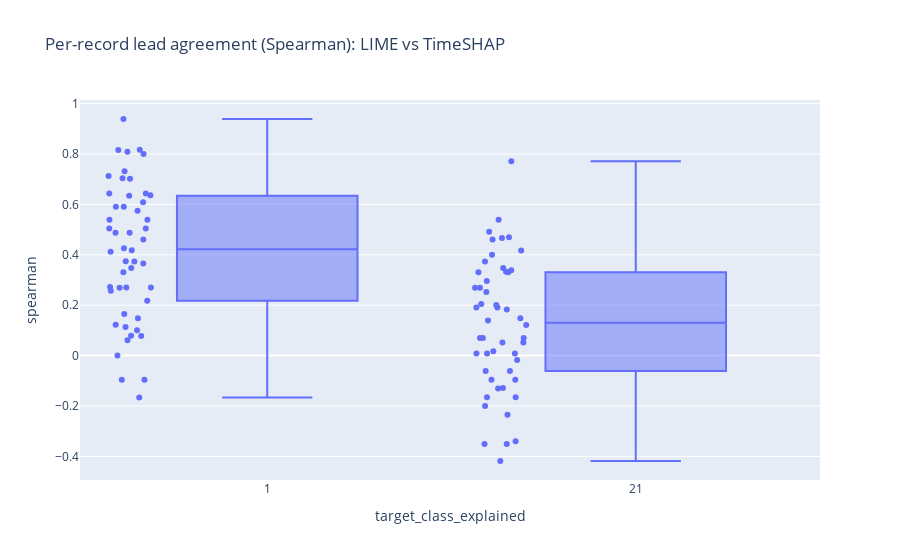

The code cell stored with this chart in its notebook:
### Code cell
from scipy.stats import spearmanr

# pivot to 12-d lead vectors per record+class
df_vec = (
    df_lead.pivot_table(
        index=["val_idx","mat_path","target_class_explained","lead"],
        columns="method",
        values="lead_mass_norm",
        aggfunc="mean",
        fill_value=0.0
    )
    .reset_index()
)

def _spearman_group(g):
    if g["LIME"].nunique() < 2 and g["TimeSHAP"].nunique() < 2:
        return np.nan
    return spearmanr(g["LIME"], g["TimeSHAP"]).correlation

df_spear = (
    df_vec.groupby(["val_idx","mat_path","target_class_explained"], as_index=False)
    .apply(lambda g: pd.Series({"spearman": _spearman_group(g)}), include_groups=False)
)

fig = px.box(
    df_spear.dropna(),
    x="target_class_explained",
    y="spearman",
    points="all",
    title="Per-record lead agreement (Spearman): LIME vs TimeSHAP"
)
fig.show()

### Figure 1 — Plotly figure (JSON) as saved in the notebook; plotly's stock layout.template omitted (floating-point values rounded to 4 significant figures)
{"data": [{"alignmentgroup": "True", "boxpoints": "all", "hovertemplate": "target_class_explained=%{x}<br>spearman=%{y}<extra></extra>", "legendgroup": "", "marker": {"color": "#636efa"}, "name": "", "notched": false, "offsetgroup": "", "orientation": "v", "showlegend": false, "type": "box", "x": ["1", "1", "1", "1", "1", "1", "1", "1", "1", "21", "1", "1", "1", "1", "1", "1", "1", "1", "1", "1", "1", "1", "1", "1", "1", "1", "1", "1", "1", "1", "1", "1", "1", "1", "1", "1", "1", "1", "1", "1", "21", "1", "1", "1", "1", "1", "21", "21", "21", "21", "21", "21", "21", "1", "21", "21", "21", "1", "21", "21", "21", "1", "21", "21", "21", "21", "21", "21", "21", "21", "1", "21", "21", "21", "21", "21", "21", "21", "21", "21", "21", "21", "21", "21", "21", "1", "21", "21", "21", "21", "21", "21", "21", "21", "1", "21", "21", "21", "21", "21"], "x0": " ", "xaxis": "x", "y": [0.8174, -0.09565, -0.1667, 0.0, 0.2702, 0.4123, 0.8087, 0.488, 0.7043, 0.3304, 0.4609, -0.09565, 0.5913, 0.6348, 0.1133, 0.5391, 0.1478, 0.5752, 0.061, 0.3747, 0.2174, 0.07826, 0.5913, 0.1002, 0.1228, 0.8, 0.07895, 0.3652, 0.6087, 0.488, 0.3478, 0.4183, 0.5043, 0.2571, 0.8158, 0.9391, 0.6435, 0.1652, 0.2702, 0.5043, 0.2048, 0.4261, 0.5391, 0.6435, 0.2696, 0.2719, -0.1652, 0.2004, -0.09565, 0.008696, 0.2696, 0.1913, -0.2348, 0.3739, 0.1826, 0.06957, -0.1304, 0.3304, 0.4, 0.5391, 0.2522, 0.732, -0.06087, 0.4668, 0.1217, 0.4174, 0.008696, -0.3399, -0.3509, 0.3304, 0.7015, 0.3333, -0.3509, -0.2, 0.3739, 0.3391, -0.1289, -0.4183, 0.4696, 0.4912, 0.008715, 0.1913, 0.05217, -0.1652, 0.7712, 0.6362, 0.1391, 0.05217, -0.09565, 0.3478, 0.06972, 0.2696, 0.06957, -0.06087, 0.713, 0.01739, 0.1478, 0.2963, 0.4609, -0.01739], "y0": " ", "yaxis": "y"}], "layout": {"boxmode": "group", "legend": {"tracegroupgap": 0}, "title": {"text": "Per-record lead agreement (Spearman): LIME vs TimeSHAP"}, "xaxis": {"anchor": "y", "domain": [0, 1], "title": {"text": "target_class_explained"}}, "yaxis": {"anchor": "x", "domain": [0, 1], "title": {"text": "spearman"}}}}
